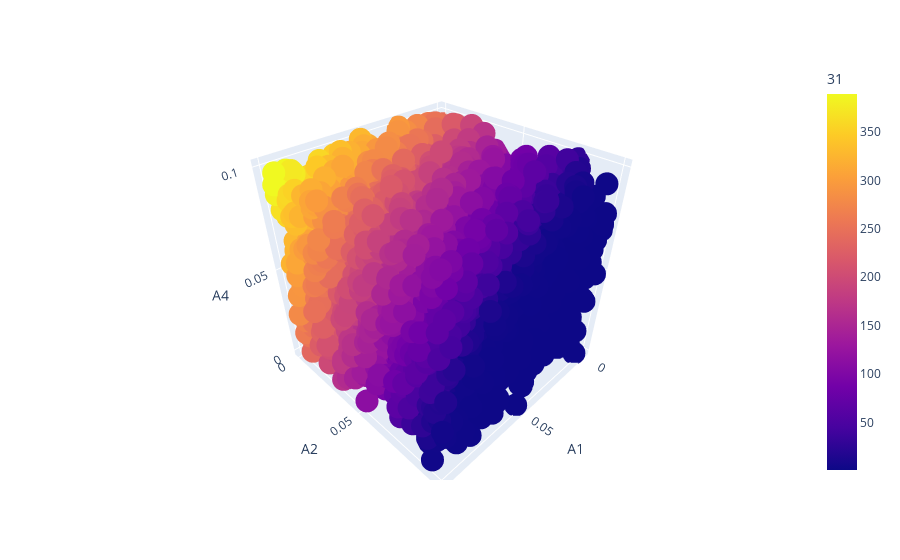

Source (notebook cell):
### Code cell
px.scatter_3d(df_2.sample(3_000), x="A1", y="A2", z="A4", color="31")

### Figure 1 — Plotly figure (JSON) as saved in the notebook; plotly's stock layout.template omitted (floating-point values rounded to 4 significant figures; data arrays with more than 128 entries replaced by an {"elided": "..."} marker saying what was removed)
{"data": [{"hovertemplate": "A1=%{x}<br>A2=%{y}<br>A4=%{z}<br>31=%{marker.color}<extra></extra>", "legendgroup": "", "marker": {"color": {"elided": "3000 float values"}, "coloraxis": "coloraxis", "symbol": "circle"}, "mode": "markers", "name": "", "scene": "scene", "showlegend": false, "type": "scatter3d", "x": {"elided": "3000 float values"}, "y": {"elided": "3000 float values"}, "z": {"elided": "3000 float values"}}], "layout": {"coloraxis": {"colorbar": {"title": {"text": "31"}}, "colorscale": [[0, "#0d0887"], [0.1111, "#46039f"], [0.2222, "#7201a8"], [0.3333, "#9c179e"], [0.4444, "#bd3786"], [0.5556, "#d8576b"], [0.6667, "#ed7953"], [0.7778, "#fb9f3a"], [0.8889, "#fdca26"], [1, "#f0f921"]]}, "legend": {"tracegroupgap": 0}, "margin": {"t": 60}, "scene": {"domain": {"x": [0, 1], "y": [0, 1]}, "xaxis": {"title": {"text": "A1"}}, "yaxis": {"title": {"text": "A2"}}, "zaxis": {"title": {"text": "A4"}}}}}
